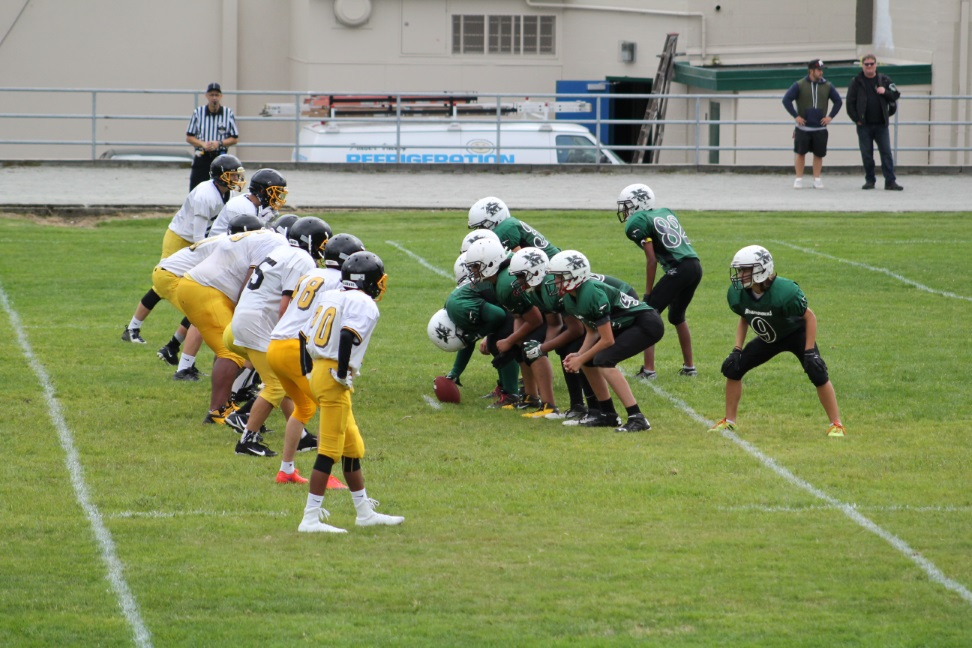
#> input picture Utils/Uebung 10/Rugby.png, 972 x 648 px
$ jupyter execute bv1_rugby.ipynb
#> lines starting #> are read from the running program, lines starting #| are printed output that depends on the picture; after the words box and inside, x2 and y2 are one past the last pixel; in counts of white or black regions, pixels touching at a corner belong together
#> further down, img is the input picture: shape (648, 972, 3); mean B, G, R 103.6, 144.4, 135
[cell 1]
import numpy as np
import cv2
import matplotlib.pyplot as plt

[cell 2]
def canny(image):
    # Reduce noise in the image
    image = cv2.GaussianBlur(image, (3, 3), 0)

    # Detect edges using the Canny algorithm
    edges = cv2.Canny(image, 100, 200)
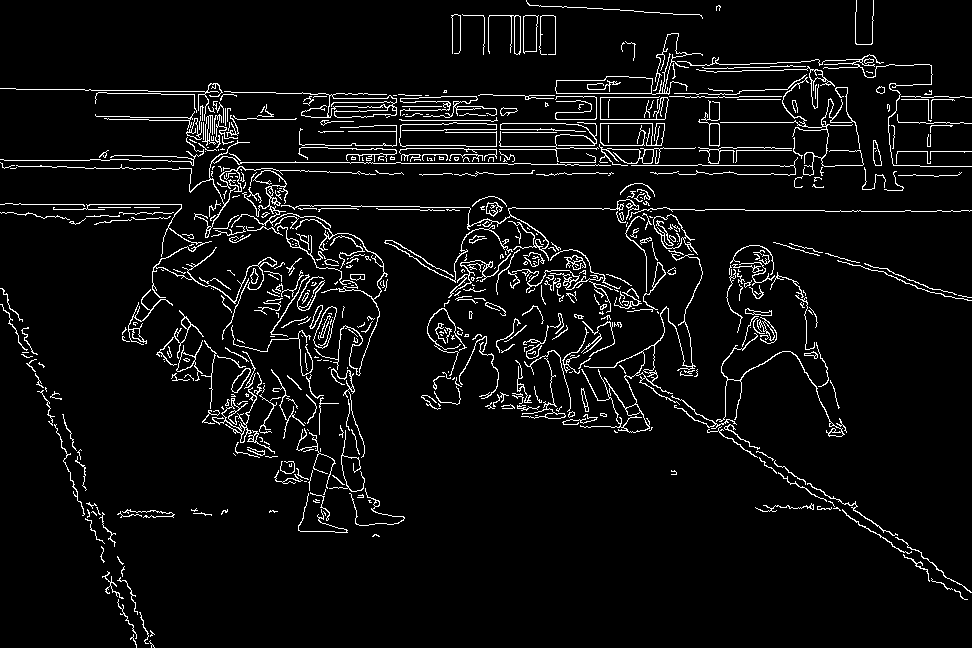
#> edges: shape (648, 972); 5.5% white in thin lines or dots

    # Return the edge image
    return edges

def integral_image(image):
    # Calculate the integral image
    integral_image = cv2.integral(image)
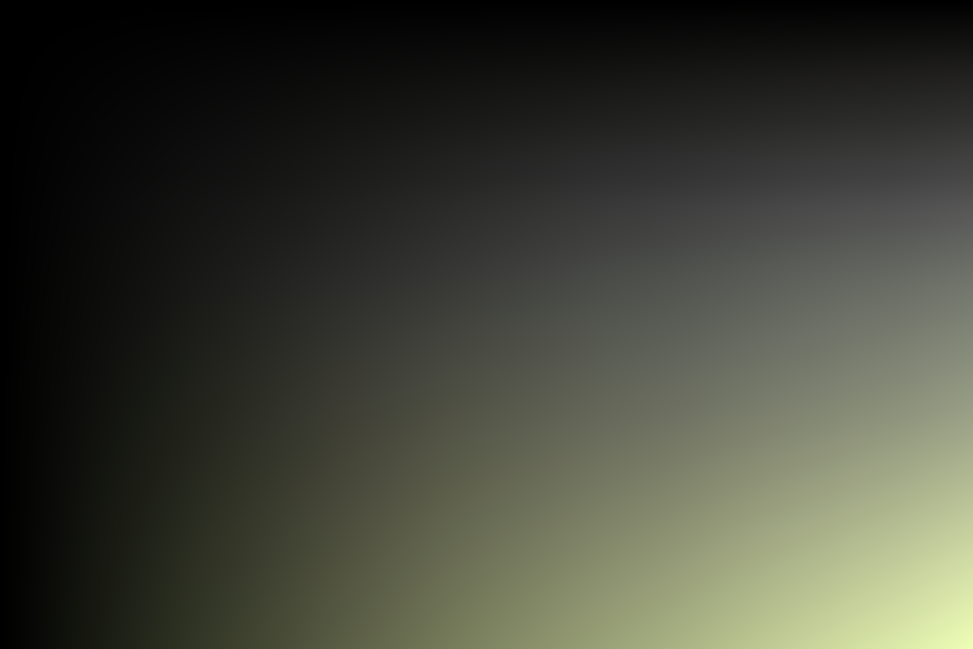
#> integral_image: shape (649, 973, 3) int32; mean B, G, R 19886653.7, 23758113.3, 23029174.5; drawn with min black and max white

    # Convert the integral image to numpy array for easier manipulation
    integral_image = np.array(integral_image, dtype=np.uint32)

    # Return the integral image
    return integral_image

def create_highlighted_image(image, rectangle_size):
#> called with rectangle_size = 150
    gray_image = cv2.cvtColor(image, cv2.COLOR_BGR2GRAY)
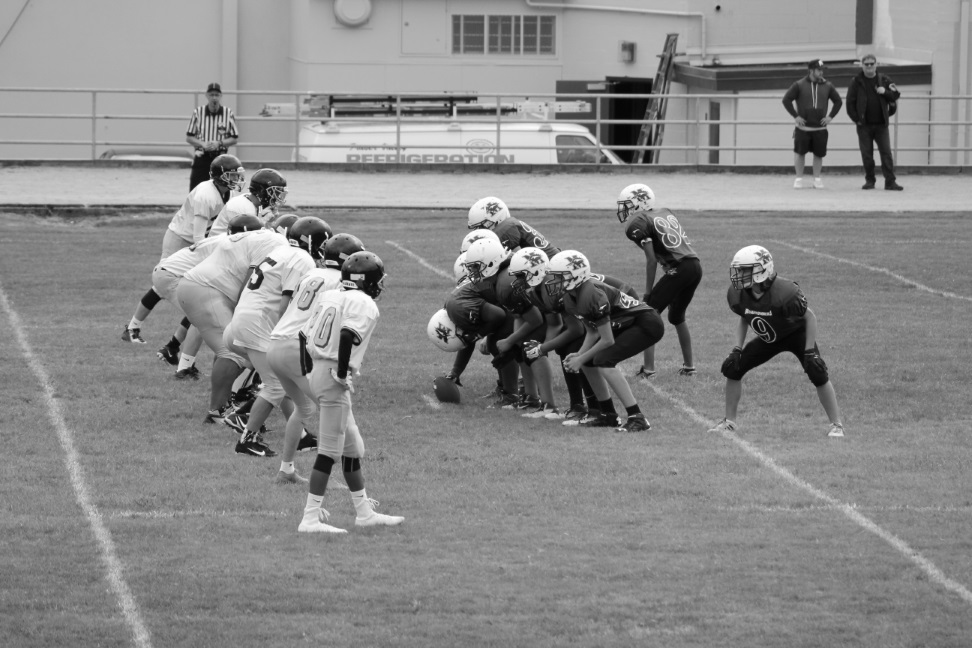
#> gray_image: shape (648, 972); min 2, max 255, mean 136.9

    # Detect edges using the Canny algorithm
    edges = cv2.Canny(image, 100, 200)
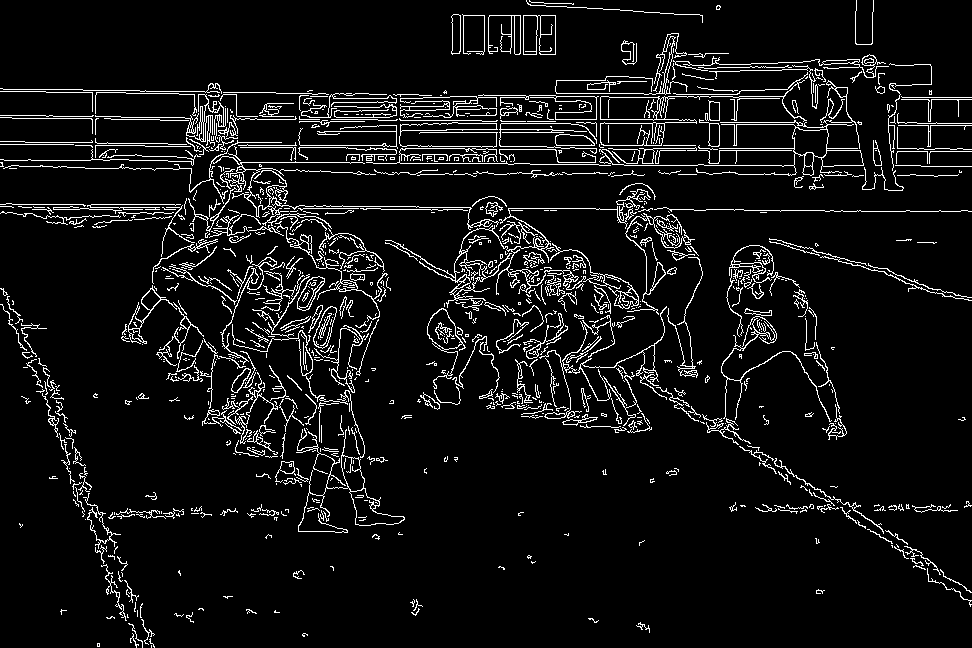
#> edges: shape (648, 972); 7% white in thin lines or dots

    # Calculate the integral image
    integral_image = cv2.integral(edges)
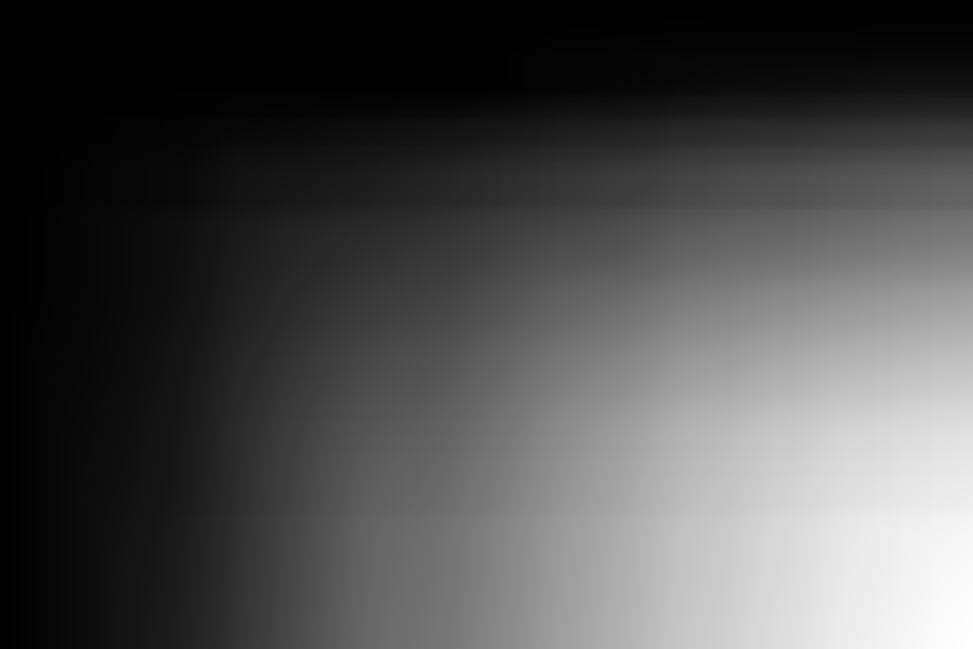
#> integral_image: shape (649, 973) int32; min 0, max 11255445, mean 3416328.3; drawn with min black and max white
    integral_image = np.array(integral_image, dtype=np.uint32)

    height, width = integral_image.shape
#> height = 649; width = 973

    min_sum = float('inf')
    min_rect = None

    # Calculate the sum of edge responses for all rectangles
    for y in range(height - rectangle_size ):
        for x in range(width - rectangle_size ):
            # Calculate the corner coordinates of the rectangle
            top_left = (y, x)
            top_right = (y, x + rectangle_size)
            bottom_left = (y + rectangle_size, x)
            bottom_right = (y + rectangle_size, x + rectangle_size)

            # Calculate the sum of edge responses using the integral image
            edge_response = integral_image[bottom_right] + integral_image[top_left] - \
                            integral_image[bottom_left] - integral_image[top_right]

            # Check if the current sum is smaller than the minimum sum
            if edge_response < min_sum:
                min_sum = edge_response
                min_rect = (y, x, rectangle_size, rectangle_size)
#> after the loop, min_rect = (462, 427, 150, 150); min_sum = 11730

    # Create a highlighted image with a rectangle at the minimum sum position
    highlighted_image = image.copy()
    if min_rect is not None:
        y, x, w, h = min_rect
#> y = 462; x = 427; w = 150; h = 150
        cv2.rectangle(highlighted_image, (y, x), (y + h, x + w), (0, 0, 255), 2)
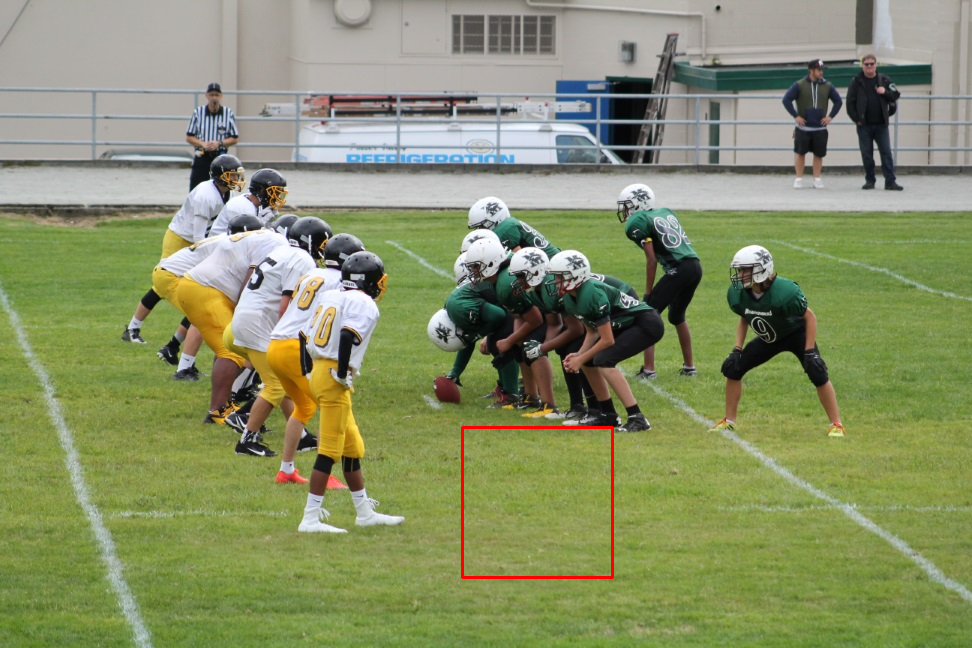
#> highlighted_image: shape (648, 972, 3); 0.29% of pixels changed, all inside (x1, y1, x2, y2) = (461, 426, 614, 579)

    return highlighted_image

[cell 3]
img = cv2.imread("../Utils/Uebung 10/Rugby.png")

edges = canny(img)

integral = integral_image(img)


highlighted_image = create_highlighted_image(img, 150)
